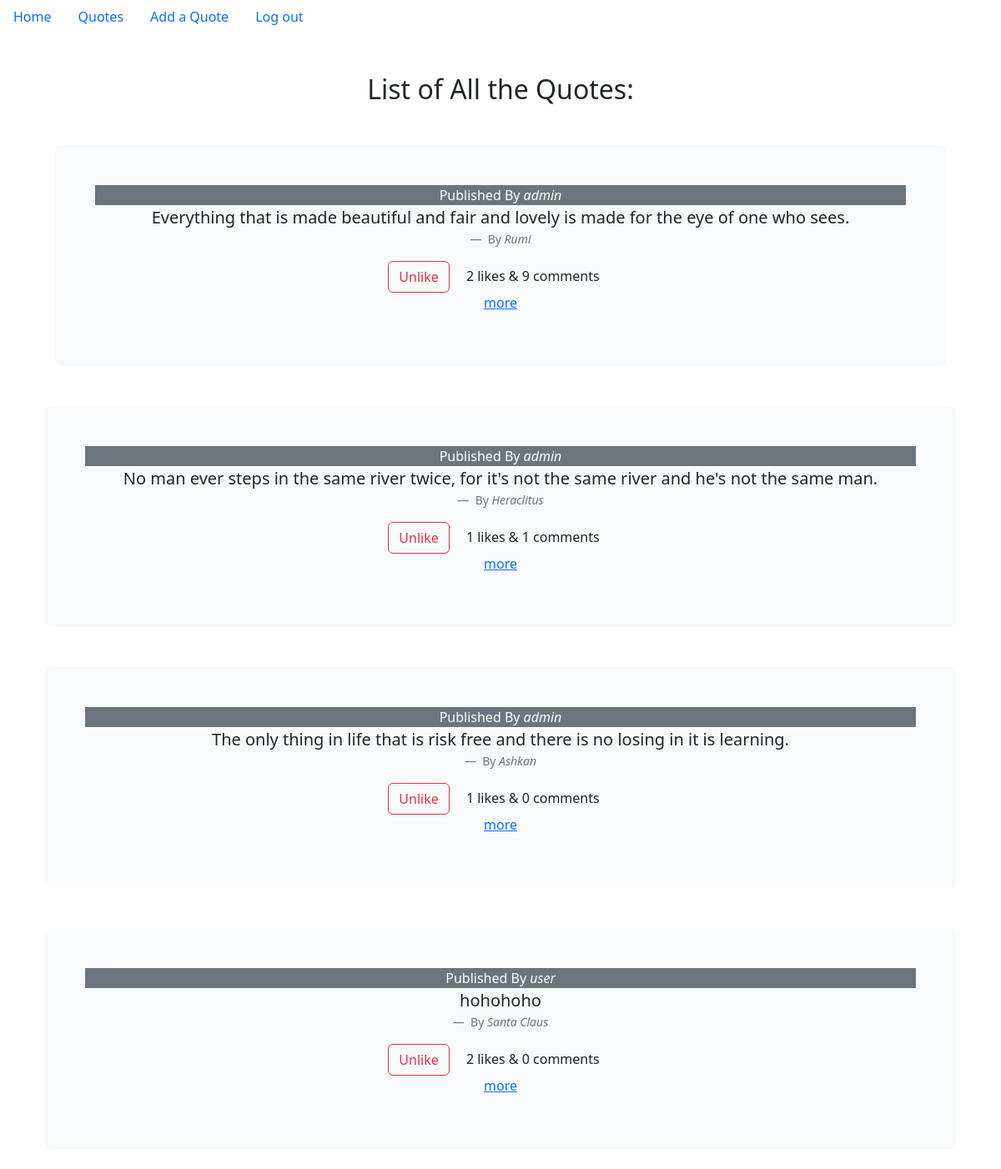
Page /quote/quote_list/ (signed in) on the committed database.
### myApp/models.py (models this page shows, shortened)
class Quote(models.Model):
    body = models.CharField(max_length=500)
    publisher = models.ForeignKey(User, on_delete=models.CASCADE)
    author = models.CharField(max_length=260)
    like_numbers = models.PositiveSmallIntegerField(default=0)
    def count_likes(self):
        counter = Like.objects.filter(quote=self).count()
        self.like_numbers = counter
        self.save()
        return counter

### myApp/views.py (the view)
# urls.py: path('quote/quote_list/', views.QuoteListView.as_view(), name='quote_list'),
class QuoteListView(LoginRequiredMixin, generic.ListView):
    model = Quote
    template_name = 'myApp/quote_list.html'
    context_object_name = 'quotes'
    def get_queryset(self):
        user = self.request.user
        queryset = Quote.objects.annotate(
            liked=Exists(Like.objects.filter(user=user, quote=OuterRef('pk')))).annotate(
                comments_num=(Count('comments', distinct=True) + Count('comments__sub_comments', distinct=True)))
        return queryset

### templates/myApp/quote_list.html (shortened to what this page needs)
{% extends 'base.html' %}
{% block content %}
<div class="container my-5">
  <h2 class="text-center mb-4">List of All the Quotes:</h2>
  {% for quote in quotes %}
    <div class="container mt-5">
        <div class="container mt-5">
          <div class="p-5 text-center bg-body-tertiary rounded-3 mb-4">
          <figcaption class="blockquote-header text-center text-white bg-secondary">
            Published By <cite title="Source Title">{{ quote.publisher }}</cite>
          </figcaption>
          <figure class="text-center">
              <blockquote class="blockquote">
                <p>{{ quote.body }}</p>
              </blockquote>
              <figcaption class="blockquote-footer">
                By <cite title="Source Title">{{ quote.author }}</cite>
              </figcaption>
              <button class="btn btn-outline-danger like-button"
                data-quote-id="{{ quote.pk }}"
                data-liked="{{ quote.liked }}">
                {% if quote.liked %}
                  Unlike
                {% else %}
                  Like
                {% endif %}
                </button>
                <span class="m-3">{{ quote.count_likes }} likes & {{ quote.comments_num }} comments</span>
                <div>
                  <a href="{% url 'quote_detail' quote.id %}">more</a>
                </div>
              </div>
        </div>
    </div>
    </div>
  {% endfor %}
{% endblock content %}

### static/css/base.css (style rules this page uses)
body { background-color: cornsilk; }

### rows in the picture
Quote: publisher "admin", body "Everything that is made beautiful and fair and lovely is made for the eye of one who sees.", author "Rumi", shows "Unlike", count_likes "2", comments_num "9"
Quote: publisher "admin", body "No man ever steps in the same river twice, for it's not the same river and he's not the same man.", author "Heraclitus", shows "Unlike", count_likes "1", comments_num "1"
Quote: publisher "admin", body "The only thing in life that is risk free and there is no losing in it is learning.", author "Ashkan", shows "Unlike", count_likes "1", comments_num "0"
Quote: publisher "user", body "hohohoho", author "Santa Claus", shows "Unlike", count_likes "2", comments_num "0"
